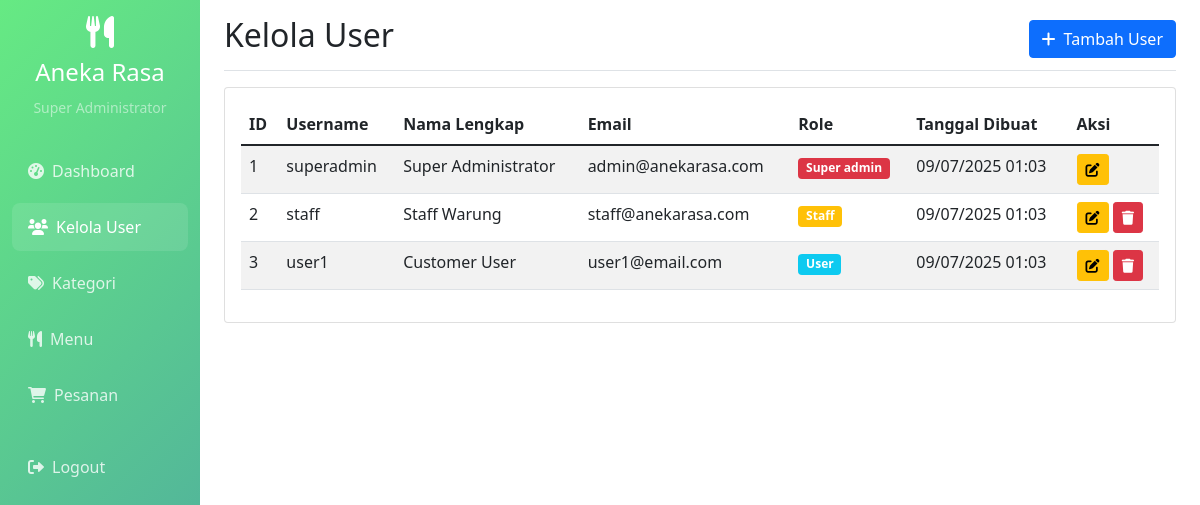
/views/users.php (signed in), run on an earlier commit of the app's database.
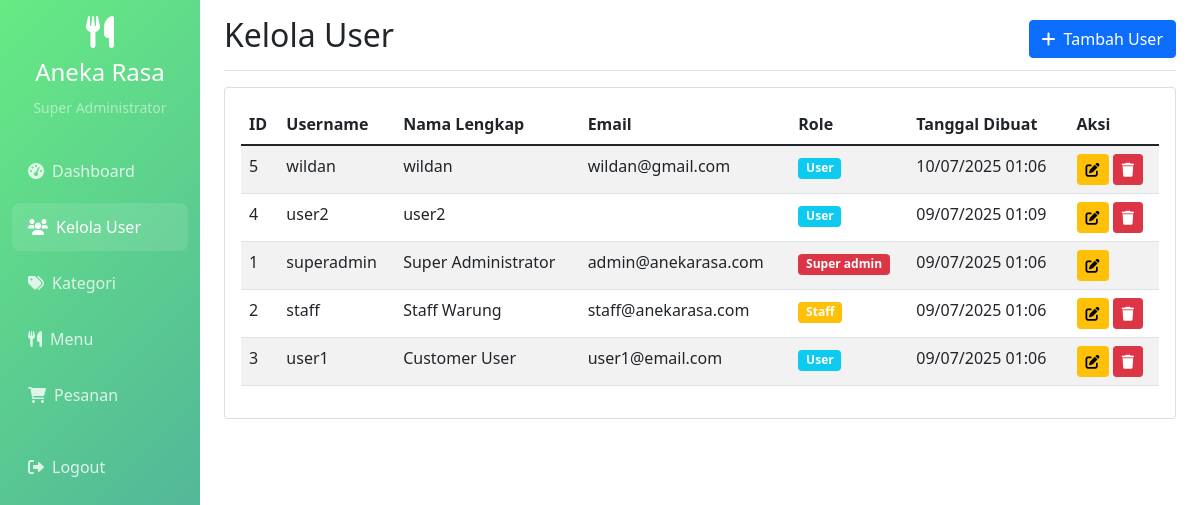
And on a later commit of the database.
### tables this page shows
CREATE TABLE `users` (
  `id` int(11) NOT NULL,
  `username` varchar(50) NOT NULL,
  `password` varchar(255) NOT NULL,
  `role` enum('super_admin','staff','user') NOT NULL,
  `full_name` varchar(100) NOT NULL,
  `email` varchar(100) DEFAULT NULL,
  `created_at` timestamp NOT NULL DEFAULT current_timestamp()
);

### models/User.php (called while the page is built, shortened)
<?php
class User {
    private $conn;
    private $table_name = "users";
    public function __construct($db) {
        $this->conn = $db;
    }
    public function readAll() {
        $query = "SELECT id, username, role, full_name, email, created_at FROM " . $this->table_name . " ORDER BY created_at DESC";
        $stmt = $this->conn->prepare($query);
        $stmt->execute();
        return $stmt;
    }
}
?>

### views/users.php (the view, shortened to what this page needs)
<?php
include_once '../models/User.php';
$database = new Database();
$db = $database->getConnection();
$user = new User($db);
$stmt = $user->readAll();
?>
<!DOCTYPE html>
<html lang="id">
<head>
    <link href="https://cdn.jsdelivr.net/npm/bootstrap@5.1.3/dist/css/bootstrap.min.css" rel="stylesheet">
    <link href="https://cdnjs.cloudflare.com/ajax/libs/font-awesome/6.0.0/css/all.min.css" rel="stylesheet">
</head>
<body>
    <div class="container-fluid">
        <div class="row">
            <nav class="col-md-3 col-lg-2 d-md-block sidebar collapse">
                <div class="position-sticky pt-3">
                    <div class="text-center mb-4">
                        <i class="fas fa-utensils text-white" style="font-size: 2rem;"></i>
                        <h4 class="text-white mt-2">Aneka Rasa</h4>
                        <small class="text-white-50"><?php echo $_SESSION['full_name']; ?></small>
                    </div>
                    <ul class="nav flex-column">
                        <li class="nav-item">
                            <a class="nav-link" href="dashboard.php">
                                <i class="fas fa-tachometer-alt me-2"></i>Dashboard
                            </a>
                        </li>
                        <li class="nav-item">
                            <a class="nav-link active" href="users.php">
                                <i class="fas fa-users me-2"></i>Kelola User
                            </a>
                        </li>
                        <li class="nav-item">
                            <a class="nav-link" href="categories.php">
                                <i class="fas fa-tags me-2"></i>Kategori
                            </a>
                        </li>
                        <li class="nav-item">
                            <a class="nav-link" href="menu.php">
                                <i class="fas fa-utensils me-2"></i>Menu
                            </a>
                        </li>
                        <li class="nav-item">
                            <a class="nav-link" href="orders.php">
                                <i class="fas fa-shopping-cart me-2"></i>Pesanan
                            </a>
                        </li>
                        <li class="nav-item mt-3">
                            <a class="nav-link" href="../controllers/AuthController.php?action=logout">
                                <i class="fas fa-sign-out-alt me-2"></i>Logout
                            </a>
                        </li>
                    </ul>
                </div>
            </nav>
            <main class="col-md-9 ms-sm-auto col-lg-10 px-md-4">
                <div class="d-flex justify-content-between flex-wrap flex-md-nowrap align-items-center pt-3 pb-2 mb-3 border-bottom">
                    <h1 class="h2">Kelola User</h1>
                    <button class="btn btn-primary" data-bs-toggle="modal" data-bs-target="#addUserModal">
                        <i class="fas fa-plus me-2"></i>Tambah User
                    </button>
                </div>
                <div class="card">
                    <div class="card-body">
                        <div class="table-responsive">
                            <table class="table table-striped">
                                <thead>
                                    <tr>
                                        <th>ID</th>
                                        <th>Username</th>
                                        <th>Nama Lengkap</th>
                                        <th>Email</th>
                                        <th>Role</th>
                                        <th>Tanggal Dibuat</th>
                                        <th>Aksi</th>
                                    </tr>
                                </thead>
                                <tbody>
                                    <?php while($row = $stmt->fetch(PDO::FETCH_ASSOC)): ?>
                                    <tr>
                                        <td><?php echo $row['id']; ?></td>
                                        <td><?php echo htmlspecialchars($row['username']); ?></td>
                                        <td><?php echo htmlspecialchars($row['full_name']); ?></td>
                                        <td><?php echo htmlspecialchars($row['email']); ?></td>
                                        <td>
                                            <span class="badge bg-<?php echo $row['role'] == 'super_admin' ? 'danger' : ($row['role'] == 'staff' ? 'warning' : 'info'); ?>">
                                                <?php echo ucfirst(str_replace('_', ' ', $row['role'])); ?>
                                            </span>
                                        </td>
                                        <td><?php echo date('d/m/Y H:i', strtotime($row['created_at'])); ?></td>
                                        <td>
                                            <button class="btn btn-sm btn-warning" onclick="editUser(<?php echo htmlspecialchars(json_encode($row)); ?>)">
                                                <i class="fas fa-edit"></i>
                                            </button>
                                            <?php if($row['id'] != $_SESSION['user_id']): ?>
                                            <button class="btn btn-sm btn-danger" onclick="deleteUser(<?php echo $row['id']; ?>, '<?php echo htmlspecialchars($row['username']); ?>')">
                                                <i class="fas fa-trash"></i>
                                            </button>
                                            <?php endif; ?>
                                        </td>
                                    </tr>
                                    <?php endwhile; ?>
                                </tbody>
                            </table>
                        </div>
                    </div>
                </div>
            </main>
        </div>
    </div>
</body>
</html>

### views/users.php (style rules this page uses)
.sidebar { min-height: 100vh; background: linear-gradient(135deg,rgb(102, 234, 131) 0%,rgb(75, 162, 162) 100%); }
.sidebar .nav-link { color: rgba(255, 255, 255, 0.8); padding: 0.75rem 1rem; margin: 0.25rem 0; border-radius: 0.5rem; transition: all 0.3s; }
.sidebar .nav-link:hover, .sidebar .nav-link.active { color: white; background: rgba(255, 255, 255, 0.1); }

What changed in the data, as far as the page shows it:
added users: id "5", username "wildan", full_name "wildan", email "wildan@gmail.com", role "User", created_at "10/07/2025 01:06"
added users: id "4", username "user2", full_name "user2", role "User", created_at "09/07/2025 01:09"
changed users "superadmin": created_at "09/07/2025 01:03" → "09/07/2025 01:06"
changed users "staff": created_at "09/07/2025 01:03" → "09/07/2025 01:06"
changed users "user1": created_at "09/07/2025 01:03" → "09/07/2025 01:06"
